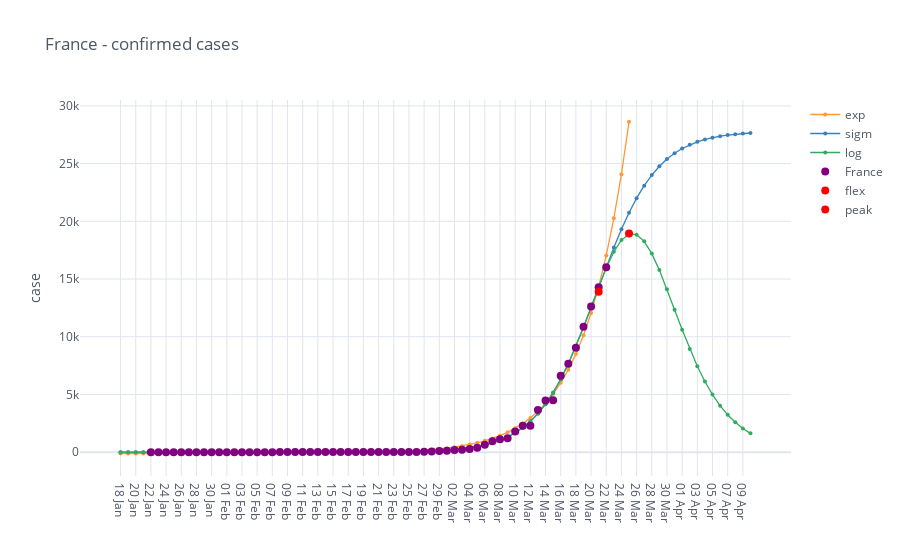

Here is the notebook cell this chart was saved with:
### Code cell
confirmed_cases = io.world_load_cases(io.get_filename_confirmed_cases(), [country])
# confirmed_cases
fig_analysis = mp.iplot_analysis_plot(confirmed_cases, title=country + ' - confirmed cases')
fig_analysis.show()

### Figure 1 — Plotly figure (JSON) as saved in the notebook; plotly's stock layout.template omitted (floating-point values rounded to 4 significant figures)
{"data": [{"line": {"color": "rgba(255, 153, 51, 1.0)", "dash": "solid", "shape": "linear", "width": 1.3}, "marker": {"size": 4, "symbol": "circle"}, "mode": "lines+markers", "name": "exp", "text": "", "type": "scatter", "x": ["18 Jan", "19 Jan", "20 Jan", "21 Jan", "22 Jan", "23 Jan", "24 Jan", "25 Jan", "26 Jan", "27 Jan", "28 Jan", "29 Jan", "30 Jan", "31 Jan", "01 Feb", "02 Feb", "03 Feb", "04 Feb", "05 Feb", "06 Feb", "07 Feb", "08 Feb", "09 Feb", "10 Feb", "11 Feb", "12 Feb", "13 Feb", "14 Feb", "15 Feb", "16 Feb", "17 Feb", "18 Feb", "19 Feb", "20 Feb", "21 Feb", "22 Feb", "23 Feb", "24 Feb", "25 Feb", "26 Feb", "27 Feb", "28 Feb", "29 Feb", "01 Mar", "02 Mar", "03 Mar", "04 Mar", "05 Mar", "06 Mar", "07 Mar", "08 Mar", "09 Mar", "10 Mar", "11 Mar", "12 Mar", "13 Mar", "14 Mar", "15 Mar", "16 Mar", "17 Mar", "18 Mar", "19 Mar", "20 Mar", "21 Mar", "22 Mar", "23 Mar", "24 Mar", "25 Mar", "26 Mar", "27 Mar", "28 Mar", "29 Mar", "30 Mar", "31 Mar", "01 Apr", "02 Apr", "03 Apr", "04 Apr", "05 Apr", "06 Apr", "07 Apr", "08 Apr", "09 Apr", "10 Apr"], "y": [-114.1, -114.1, -114.0, -113.9, -113.8, -113.7, -113.6, -113.5, -113.3, -113.1, -112.8, -112.5, -112.2, -111.7, -111.2, -110.6, -109.9, -109.1, -108.1, -106.9, -105.5, -103.8, -101.8, -99.46, -96.65, -93.33, -89.37, -84.68, -79.1, -72.48, -64.62, -55.29, -44.2, -31.04, -15.41, 3.152, 25.19, 51.37, 82.45, 119.4, 163.2, 215.2, 277.0, 350.4, 437.6, 541.1, 664.0, 809.9, 983.2, 1189.0, 1433.0, 1724.0, 2068.0, 2477.0, 2963.0, 3540.0, 4226.0, 5039.0, 6006.0, 7153.0, 8516.0, 10130.0, 12060.0, 14340.0, 17050.0, 20260.0, 24080.0, 28620.0, "", "", "", "", "", "", "", "", "", "", "", "", "", "", "", ""]}, {"line": {"color": "rgba(55, 128, 191, 1.0)", "dash": "solid", "shape": "linear", "width": 1.3}, "marker": {"size": 4, "symbol": "circle"}, "mode": "lines+markers", "name": "sigm", "text": "", "type": "scatter", "x": ["18 Jan", "19 Jan", "20 Jan", "21 Jan", "22 Jan", "23 Jan", "24 Jan", "25 Jan", "26 Jan", "27 Jan", "28 Jan", "29 Jan", "30 Jan", "31 Jan", "01 Feb", "02 Feb", "03 Feb", "04 Feb", "05 Feb", "06 Feb", "07 Feb", "08 Feb", "09 Feb", "10 Feb", "11 Feb", "12 Feb", "13 Feb", "14 Feb", "15 Feb", "16 Feb", "17 Feb", "18 Feb", "19 Feb", "20 Feb", "21 Feb", "22 Feb", "23 Feb", "24 Feb", "25 Feb", "26 Feb", "27 Feb", "28 Feb", "29 Feb", "01 Mar", "02 Mar", "03 Mar", "04 Mar", "05 Mar", "06 Mar", "07 Mar", "08 Mar", "09 Mar", "10 Mar", "11 Mar", "12 Mar", "13 Mar", "14 Mar", "15 Mar", "16 Mar", "17 Mar", "18 Mar", "19 Mar", "20 Mar", "21 Mar", "22 Mar", "23 Mar", "24 Mar", "25 Mar", "26 Mar", "27 Mar", "28 Mar", "29 Mar", "30 Mar", "31 Mar", "01 Apr", "02 Apr", "03 Apr", "04 Apr", "05 Apr", "06 Apr", "07 Apr", "08 Apr", "09 Apr", "10 Apr"], "y": [-4.857, -4.857, -4.855, -4.854, -4.852, -4.85, -4.846, -4.842, -4.837, -4.83, -4.821, -4.81, -4.795, -4.776, -4.752, -4.72, -4.679, -4.626, -4.558, -4.471, -4.357, -4.211, -4.022, -3.778, -3.463, -3.057, -2.533, -1.856, -0.9819, 0.1458, 1.601, 3.48, 5.904, 9.033, 13.07, 18.28, 25.0, 33.68, 44.86, 59.29, 77.89, 101.9, 132.7, 172.5, 223.6, 289.4, 373.8, 482.0, 620.4, 797.0, 1022.0, 1306.0, 1664.0, 2113.0, 2669.0, 3353.0, 4182.0, 5173.0, 6336.0, 7671.0, 9167.0, 10800.0, 12520.0, 14290.0, 16050.0, 17740.0, 19320.0, 20740.0, 22000.0, 23090.0, 24010.0, 24770.0, 25400.0, 25900.0, 26310.0, 26630.0, 26890.0, 27090.0, 27250.0, 27370.0, 27470.0, 27540.0, 27600.0, 27650.0]}, {"line": {"color": "rgba(50, 171, 96, 1.0)", "dash": "solid", "shape": "linear", "width": 1.3}, "marker": {"size": 4, "symbol": "circle"}, "mode": "lines+markers", "name": "log", "text": "", "type": "scatter", "x": ["18 Jan", "19 Jan", "20 Jan", "21 Jan", "22 Jan", "23 Jan", "24 Jan", "25 Jan", "26 Jan", "27 Jan", "28 Jan", "29 Jan", "30 Jan", "31 Jan", "01 Feb", "02 Feb", "03 Feb", "04 Feb", "05 Feb", "06 Feb", "07 Feb", "08 Feb", "09 Feb", "10 Feb", "11 Feb", "12 Feb", "13 Feb", "14 Feb", "15 Feb", "16 Feb", "17 Feb", "18 Feb", "19 Feb", "20 Feb", "21 Feb", "22 Feb", "23 Feb", "24 Feb", "25 Feb", "26 Feb", "27 Feb", "28 Feb", "29 Feb", "01 Mar", "02 Mar", "03 Mar", "04 Mar", "05 Mar", "06 Mar", "07 Mar", "08 Mar", "09 Mar", "10 Mar", "11 Mar", "12 Mar", "13 Mar", "14 Mar", "15 Mar", "16 Mar", "17 Mar", "18 Mar", "19 Mar", "20 Mar", "21 Mar", "22 Mar", "23 Mar", "24 Mar", "25 Mar", "26 Mar", "27 Mar", "28 Mar", "29 Mar", "30 Mar", "31 Mar", "01 Apr", "02 Apr", "03 Apr", "04 Apr", "05 Apr", "06 Apr", "07 Apr", "08 Apr", "09 Apr", "10 Apr"], "y": [-11.42, -11.42, -11.42, -11.42, -11.41, -11.41, -11.4, -11.4, -11.39, -11.38, -11.36, -11.35, -11.32, -11.29, -11.26, -11.21, -11.15, -11.07, -10.98, -10.85, -10.69, -10.49, -10.23, -9.897, -9.474, -8.936, -8.25, -7.374, -6.257, -4.833, -3.017, -0.7009, 2.253, 6.019, 10.82, 16.94, 24.75, 34.7, 47.39, 63.55, 84.15, 110.4, 143.8, 186.3, 240.4, 309.2, 396.6, 507.4, 647.7, 825.2, 1049.0, 1331.0, 1683.0, 2123.0, 2668.0, 3338.0, 4153.0, 5134.0, 6294.0, 7639.0, 9162.0, 10830.0, 12590.0, 14340.0, 15980.0, 17370.0, 18370.0, 18880.0, 18850.0, 18260.0, 17200.0, 15770.0, 14110.0, 12350.0, 10600.0, 8947.0, 7447.0, 6126.0, 4991.0, 4034.0, 3239.0, 2588.0, 2058.0, 1631.0]}, {"line": {"color": "rgba(128, 0, 128, 1.0)", "dash": "solid", "shape": "linear", "width": 1.3}, "marker": {"size": 8, "symbol": "circle"}, "mode": "markers", "name": "France", "text": "", "type": "scatter", "x": ["18 Jan", "19 Jan", "20 Jan", "21 Jan", "22 Jan", "23 Jan", "24 Jan", "25 Jan", "26 Jan", "27 Jan", "28 Jan", "29 Jan", "30 Jan", "31 Jan", "01 Feb", "02 Feb", "03 Feb", "04 Feb", "05 Feb", "06 Feb", "07 Feb", "08 Feb", "09 Feb", "10 Feb", "11 Feb", "12 Feb", "13 Feb", "14 Feb", "15 Feb", "16 Feb", "17 Feb", "18 Feb", "19 Feb", "20 Feb", "21 Feb", "22 Feb", "23 Feb", "24 Feb", "25 Feb", "26 Feb", "27 Feb", "28 Feb", "29 Feb", "01 Mar", "02 Mar", "03 Mar", "04 Mar", "05 Mar", "06 Mar", "07 Mar", "08 Mar", "09 Mar", "10 Mar", "11 Mar", "12 Mar", "13 Mar", "14 Mar", "15 Mar", "16 Mar", "17 Mar", "18 Mar", "19 Mar", "20 Mar", "21 Mar", "22 Mar", "23 Mar", "24 Mar", "25 Mar", "26 Mar", "27 Mar", "28 Mar", "29 Mar", "30 Mar", "31 Mar", "01 Apr", "02 Apr", "03 Apr", "04 Apr", "05 Apr", "06 Apr", "07 Apr", "08 Apr", "09 Apr", "10 Apr"], "y": ["", "", "", "", 0.0, 0.0, 2.0, 3.0, 3.0, 3.0, 4.0, 5.0, 5.0, 5.0, 6.0, 6.0, 6.0, 6.0, 6.0, 6.0, 6.0, 11.0, 11.0, 11.0, 11.0, 11.0, 11.0, 11.0, 12.0, 12.0, 12.0, 12.0, 12.0, 12.0, 12.0, 12.0, 12.0, 12.0, 14.0, 18.0, 38.0, 57.0, 100.0, 130.0, 191.0, 204.0, 285.0, 377.0, 653.0, 949.0, 1126.0, 1209.0, 1784.0, 2281.0, 2281.0, 3661.0, 4469.0, 4499.0, 6633.0, 7652.0, 9043.0, 10870.0, 12610.0, 14280.0, 16020.0, "", "", "", "", "", "", "", "", "", "", "", "", "", "", "", "", "", "", ""]}, {"marker": {"color": "rgba(255, 0, 0, 125)", "size": 8}, "mode": "markers", "name": "flex", "type": "scatter", "x": ["21 Mar"], "y": [13900.0]}, {"marker": {"color": "rgba(255, 0, 0, 125)", "size": 8}, "mode": "markers", "name": "peak", "type": "scatter", "x": ["25 Mar"], "y": [18940.0]}], "layout": {"legend": {"bgcolor": "#FFFFFF", "font": {"color": "#4D5663"}}, "paper_bgcolor": "#FFFFFF", "plot_bgcolor": "#FFFFFF", "title": {"font": {"color": "#4D5663"}, "text": "France - confirmed cases"}, "xaxis": {"gridcolor": "#E1E5ED", "showgrid": true, "tickfont": {"color": "#4D5663"}, "title": {"font": {"color": "#4D5663"}, "text": ""}, "zerolinecolor": "#E1E5ED"}, "yaxis": {"gridcolor": "#E1E5ED", "showgrid": true, "tickfont": {"color": "#4D5663"}, "title": {"font": {"color": "#4D5663"}, "text": "case"}, "zerolinecolor": "#E1E5ED"}}}
